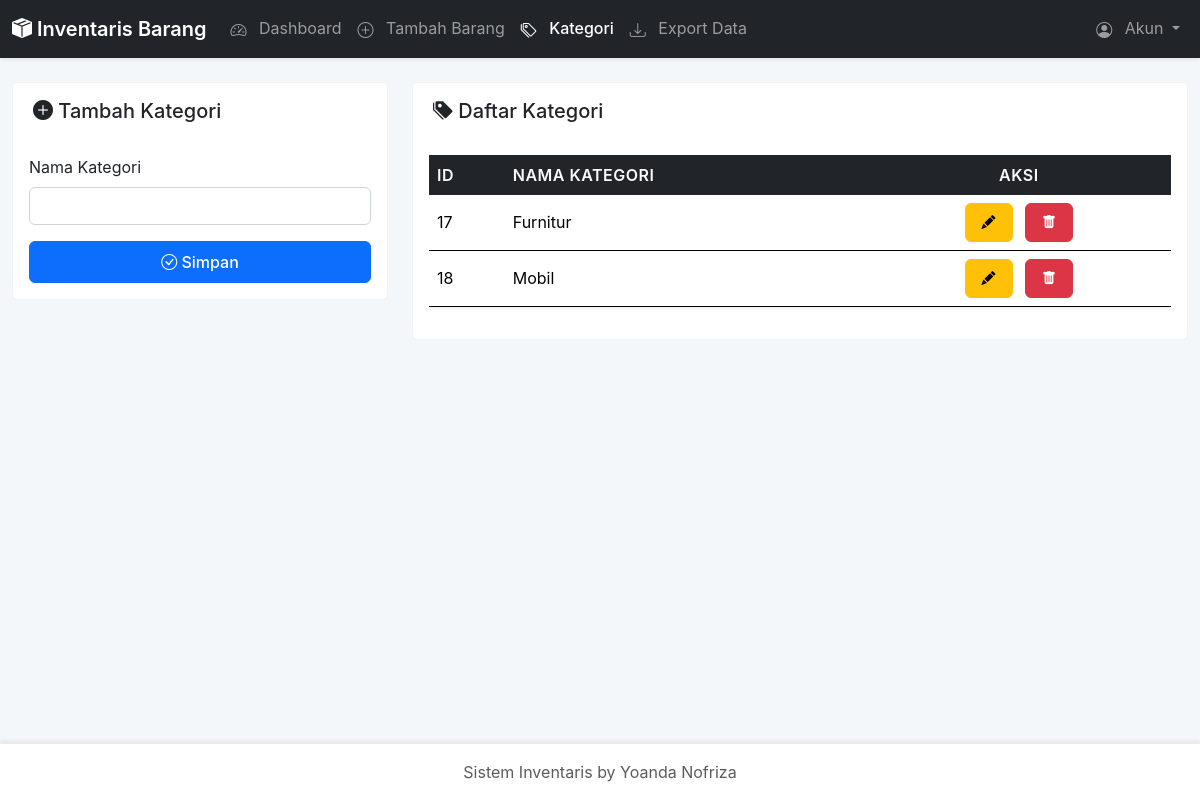
Screenshot of /pages/categories.php (signed in) with the database file from the repository.
### tables this page shows
CREATE TABLE `kategori` (
  `id` int(11) NOT NULL,
  `nama_kategori` varchar(50) NOT NULL
);

### pages/categories.php (the view, shortened to what this page needs)
<?php
require_once __DIR__ . '/../includes/header.php';
$action = isset($_GET['action']) ? $_GET['action'] : '';
$category_to_edit = null;
$categories = $pdo->query("SELECT id, nama_kategori AS name FROM kategori ORDER BY nama_kategori")->fetchAll();
?>
<div class="row">
    <div class="col-lg-4 mb-4">
        <div class="card">
            <div class="card-header">
                <h5 class="mb-0">
                    <i class="bi <?= $action == 'edit' ? 'bi-pencil-fill' : 'bi-plus-circle-fill' ?>"></i>
                    <?= $action == 'edit' ? 'Edit' : 'Tambah' ?> Kategori
                </h5>
            </div>
            <div class="card-body">
                <form method="POST" action="categories.php?action=<?= $action == 'edit' ? 'update' : 'create' ?>">
                    <div class="mb-3">
                        <label for="name" class="form-label">Nama Kategori</label>
                        <input type="text" name="name" id="name" class="form-control"
                               value="<?= htmlspecialchars($category_to_edit['name'] ?? '') ?>" required autofocus>
                    </div>
                    <div class="d-grid gap-2">
                        <button type="submit" class="btn btn-primary">
                            <i class="bi bi-check-circle"></i> <?= $action == 'edit' ? 'Update' : 'Simpan' ?>
                        </button>
                    </div>
                </form>
            </div>
        </div>
    </div>
    <div class="col-lg-8">
        <div class="card">
            <div class="card-header">
                <h5 class="mb-0"><i class="bi bi-tags-fill"></i> Daftar Kategori</h5>
            </div>
            <div class="card-body">
                <div class="table-responsive">
                    <table class="table table-hover">
                        <thead>
                            <tr>
                                <th>ID</th>
                                <th>Nama Kategori</th>
                                <th class="text-center">Aksi</th>
                            </tr>
                        </thead>
                        <tbody>
                            <?php if (empty($categories)): ?>
                                <tr>
                                    <td colspan="3" class="text-center">Belum ada kategori.</td>
                                </tr>
                            <?php else: ?>
                                <?php foreach ($categories as $cat): ?>
                                <tr>
                                    <td><?= htmlspecialchars($cat['id']) ?></td>
                                    <td><?= htmlspecialchars($cat['name']) ?></td>
                                    <td class="text-center table-actions">
                                        <a href="categories.php?action=edit&id=<?= $cat['id'] ?>" class="btn btn-sm btn-warning" title="Edit"><i class="bi bi-pencil-fill"></i></a>
                                        <a href="categories.php?action=delete&id=<?= $cat['id'] ?>" class="btn btn-sm btn-danger" title="Hapus" onclick="return confirm('Yakin ingin menghapus kategori ini?')"><i class="bi bi-trash-fill"></i></a>
                                    </td>
                                </tr>
                                <?php endforeach; ?>
                            <?php endif; ?>
                        </tbody>
                    </table>
                </div>
            </div>
        </div>
    </div>
</div>
<?php require_once __DIR__ . '/../includes/footer.php'; ?>

### assets/css/style.css (style rules this page uses)
:root { --primary-color: #0d6efd; --secondary-color: #6c757d; --success-color: #198754; --danger-color: #dc3545; --warning-color: #ffc107; --light-color: #f8f9fa; --dark-color: #212529; --font-family-sans-serif: 'Poppins', -apple-system, BlinkMacSystemFont, "Segoe UI", Roboto, "Helvetica Neue", Arial, sans-serif; --border-radius: 0.375rem; --shadow-sm: 0 .125rem .25rem rgba(0, 0, 0, .075); --shadow-lg: 0 1rem 3rem rgba(0, 0, 0, .175); }
body { font-family: var(--font-family-sans-serif); background-color: #f4f7f9; display: flex; flex-direction: column; min-height: 100vh; color: #333; }
.card { border: none; border-radius: var(--border-radius); box-shadow: var(--shadow-sm); transition: all 0.3s ease-in-out; margin-bottom: 1.5rem; }
.card-header { background-color: #fff; border-bottom: 1px solid #e9ecef; font-weight: 600; padding: 1rem 1.25rem; display: flex; justify-content: space-between; align-items: center; }
.table { border-collapse: separate; border-spacing: 0; box-shadow: var(--shadow-sm); }
.table thead th { background-color: var(--dark-color); color: var(--light-color); border: none; font-weight: 600; text-transform: uppercase; letter-spacing: 0.5px; }
.table td, .table th { vertical-align: middle; }
.table-actions a { margin: 0 4px; }
.form-control, .form-select { border-radius: var(--border-radius); border: 1px solid #ced4da; transition: border-color .15s ease-in-out,box-shadow .15s ease-in-out; }
.btn { border-radius: var(--border-radius); font-weight: 500; padding: 0.5rem 1rem; transition: all 0.2s ease-in-out; }
.btn-primary { background-color: var(--primary-color); border-color: var(--primary-color); }
.btn-primary { background: #0d6efd; border-color: #0d6efd; }
.card { box-shadow: none; border: 1px solid #eef3f8; }
.table, .card-header { border: none; }

### rows the page displays
kategori: id "17", nama_kategori "Furnitur"
kategori: id "18", nama_kategori "Mobil"
